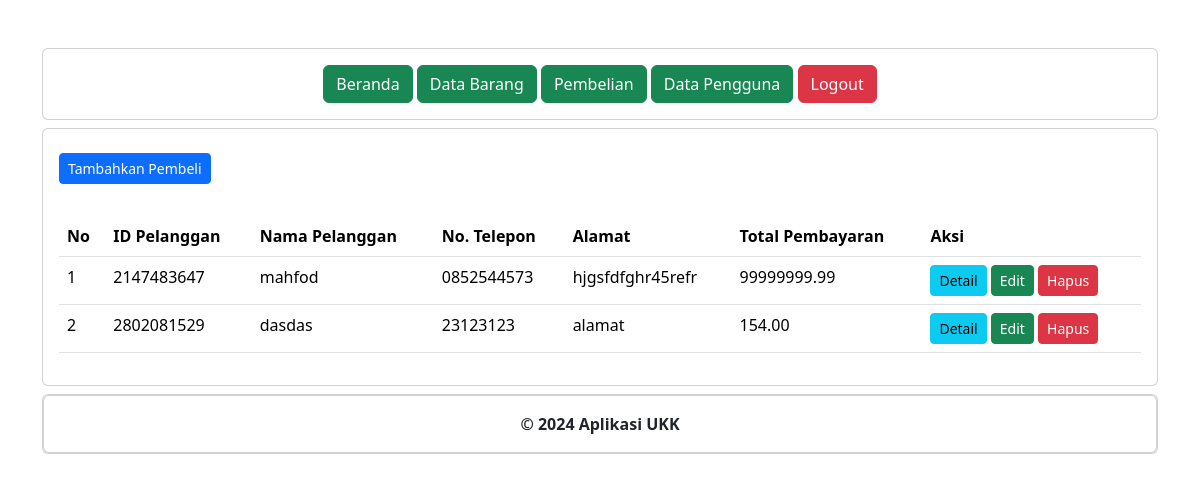
Page /administrator/pembelian.php (signed in) on the committed database.
### tables this page shows
CREATE TABLE `penjualan` (
  `penjualan_id` int(11) NOT NULL,
  `tanggal_penjualan` date NOT NULL,
  `total_harga` decimal(10,2) NOT NULL,
  `pelanggan_id` int(11) UNSIGNED NOT NULL
);

CREATE TABLE `pelanggan` (
  `pelanggan_id` int(11) UNSIGNED NOT NULL,
  `nama_pelanggan` varchar(255) NOT NULL,
  `alamat` text NOT NULL,
  `nomor_telepon` varchar(15) NOT NULL
);

### administrator/pembelian.php (the view, shortened to what this page needs)
<?php
include '../koneksi.php';
include "header.php";
include "navbar.php";
?>
<div class="card mt-2">
    <div class="card-body mt-2  ">
        <button type="button" class="btn btn-primary btn-sm" data-bs-toggle="modal" data-bs-target="#tambah-data">
            Tambahkan Pembeli
        </button>
    </div>
    <div class="card-body">
        <table class="table">
            <thead>
                <tr>
                    <th>No</th>
                    <th>ID Pelanggan</th>
                    <th>Nama Pelanggan</th>
                    <th>No. Telepon</th>
                    <th>Alamat</th>
                    <th>Total Pembayaran</th>
                    <th>Aksi</th>
                </tr>
            </thead>
            <tbody>
                <?php
                $no = 1;
                $data = mysqli_query($koneksi, "SELECT * from pelanggan INNER JOIN penjualan ON pelanggan.pelanggan_id=penjualan.pelanggan_id");
                while ($d = mysqli_fetch_array($data)) {
                ?>
                <tr>
                    <td><?= $no++ ?></td>
                    <td><?= $d['pelanggan_id']; ?></td>
                    <td><?= $d['nama_pelanggan']; ?></td>
                    <td><?= $d['nomor_telepon']; ?></td>
                    <td><?= $d['alamat']; ?></td>
                    <td><?= $d['total_harga']; ?></td>
                    <td>
                        <a href="detail_pembelian.php?pelanggan_id=<?= $d['pelanggan_id'] ?>"
                            class="btn btn-info btn-sm">Detail</a>
                        <button type="button" class="btn btn-success btn-sm" data-bs-toggle="modal"
                            data-bs-target="#edit-data<?= $d['pelanggan_id'] ?>" <?= $d['pelanggan_id']; ?>>
                            Edit
                        </button>
                        <button type="button" class="btn btn-danger btn-sm" data-bs-toggle="modal"
                            data-bs-target="#hapus-data<?= $d['pelanggan_id'] ?>" <?= $d['pelanggan_id']; ?>>
                            Hapus
                        </button>
                    </td>
                </tr>
                <?php } ?>
            </tbody>
        </table>
    </div>
</div>
<?php
include "footer.php";
?>

### administrator/header.php (shortened to what this page needs)
<!DOCTYPE html>
<html lang="en">
<head>
    <link href="https://cdn.jsdelivr.net/npm/bootstrap@5.3.3/dist/css/bootstrap.min.css" rel="stylesheet">
</head>
<body>
    <div class="container">
        <div class="content">

### administrator/navbar.php
<div class="card mt-5">
    <div class="card-body align-self-center">
        <a href="index.php" class="btn btn-success">Beranda</a>
        <a href="data_barang.php" class="btn btn-success">Data Barang</a>
        <a href="pembelian.php" class="btn btn-success">Pembelian</a>
        <a href="data_pengguna.php" class="btn btn-success">Data Pengguna</a>
        <a href="../logout.php" class="btn btn-danger">Logout</a>
    </div>
</div>

### administrator/footer.php (shortened to what this page needs)
<div class="card mt-2 mb-5">
    <div class="card">
        <div class="card-body text-center">
            <b>
                &copy; 2024 Aplikasi UKK
            </b>
        </div>
    </div>
</div>

### rows in the picture
penjualan: pelanggan "2147483647", pelanggan.nama_pelanggan "mahfod", pelanggan.nomor_telepon "0852544573", pelanggan.alamat "hjgsfdfghr45refr", total_harga "99999999.99"
penjualan: pelanggan "2802081529", pelanggan.nama_pelanggan "dasdas", pelanggan.nomor_telepon "23123123", pelanggan.alamat "alamat", total_harga "154.00"
